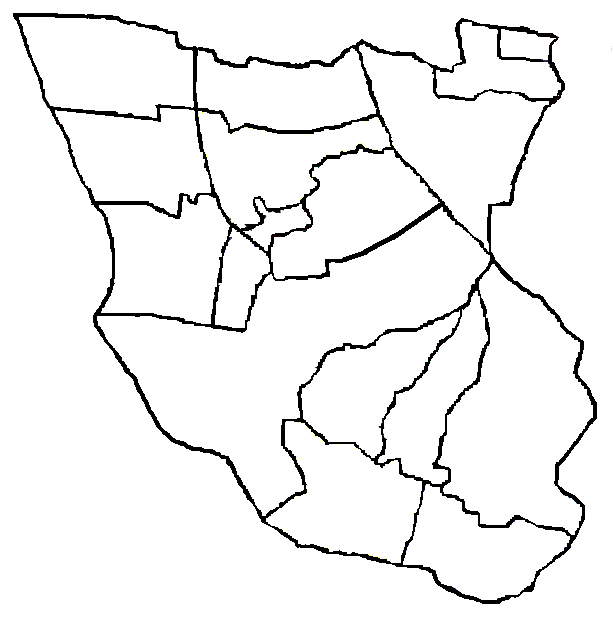
#> input picture tmp/map.png, 613 x 620 px
$ python dilate.py
#> lines starting #> are read from the running program, lines starting #| are printed output that depends on the picture
import sys
sys.path.append('/usr/local/lib/python2.7/site-packages')
import cv2
import numpy as np
from matplotlib import pyplot as plt
# img = cv2.imread('./tmp/map.png',cv2.IMREAD_GRAYSCALE)
img = cv2.imread('./tmp/map.png',0)
#> img: shape (620, 613); min 0, max 255, mean 241.6
kernel = np.ones((5,5),np.uint8)
dilation = cv2.dilate(img,kernel,iterations = 1)
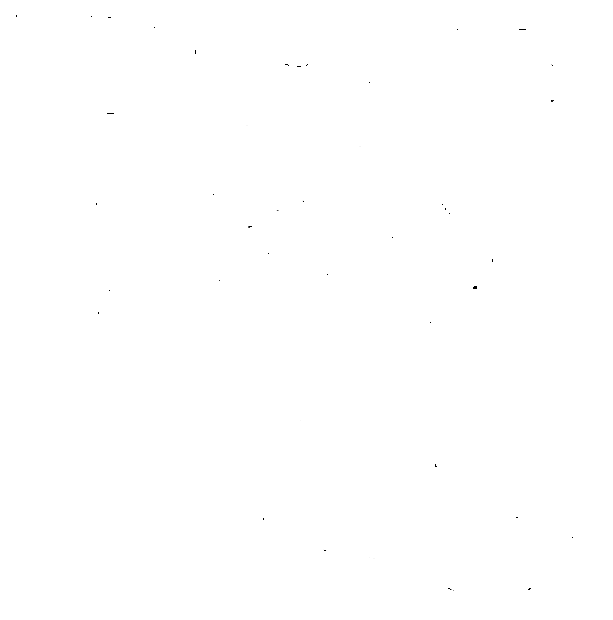
#> dilation: shape (620, 613); min 0, max 255, mean 254.9
# plt.imshow(img, cmap = 'gray')
plt.imshow(dilation, cmap = 'gray')
plt.show()
